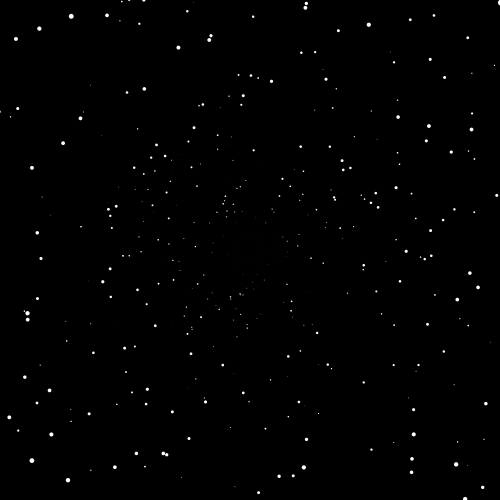
Frame 1 (no input)
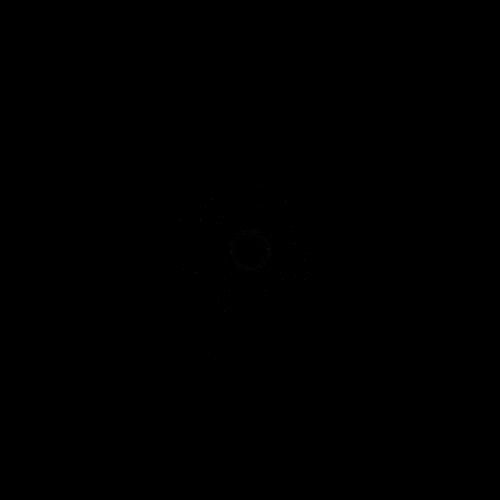
Frame 60 (the mouse pressed at the canvas centre just before this capture)
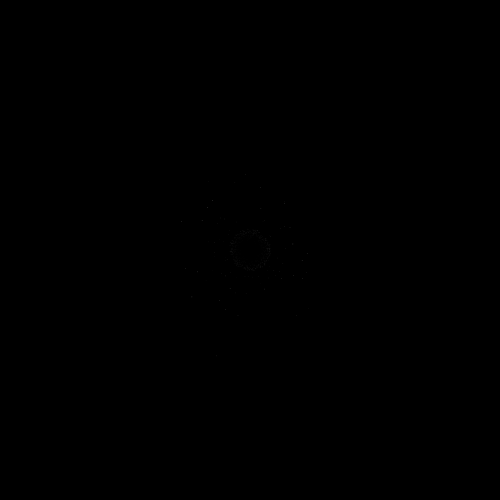
Frame 120 (the mouse held since frame 60 and released just before this capture)

The Processing sketch that drew these frames (run headless with seeded random() and noise(); from frame 60 on, the mouse is pressed at the canvas centre):

// Processing sketch: processing_42891
// ── processing_42891.pde

//declaration
Ball myBall;
int timer = 0;
Boolean screenSaver = true;
//moving balls with oop

int NUM_BALLS = 600;

//create an empty array
//called myBalls
//that contain NUM_BALLS objects of
//the class Ball
Ball[] myBalls = new Ball[NUM_BALLS];

void setup()
{
  size(500, 500);
  smooth();
  noStroke();
  background(0);
  

  //create an instance
  /*
  myBall = new Ball();
  myBall2 = new Ball();
  myBall2.speedX = -1;
  */

  //population

  for (int i = 0; i<NUM_BALLS;i++)
  {
    rotate(random(2*PI));
    myBalls[i] = new Ball();
    myBalls[i].posX = random(0,width-102);
    myBalls[i].posY = random(0,16);
    myBalls[i].myDiameter = myBalls[i].posX/180.0;
    myBalls[i].speedX = myBalls[i].posX/10.0;
    myBalls[i].update();
  }


  
}

void draw()
{
  //if (screenSaver)
  //{
    background(0);
  //}
  fill(255);
  //myBalls[i].myDiameter = 3 + myBalls[i].posX/180.0;
  //myBalls[i].speedX = 1 + myBalls[i].posX/140.0;
  
  //myBall.update();
  

  //cos waves
  /*
  for(int i = 0; i<NUM_BALLS;i++)
   {
   myBalls[i].update();
   myBalls[i].posY += cos(frameCount/20.0);
   }
   */
   

  for (int i = 0; i<NUM_BALLS;i++)
  {
    pushMatrix();
      translate(250,250);
      rotate(i);
      myBalls[i].myDiameter = (1 + myBalls[i].posX/80.0) * (2 + myBalls[i].posY)/16.0;
      myBalls[i].speedX = ((mouseX+mouseY-500)/100.0)*(.1 + myBalls[i].posX/140.0)*((myBalls[i].posY+4)/8.0);
      myBalls[i].alphaChannel = (myBalls[i].posX*myBalls[i].posX)/10.0;
      myBalls[i].update();
      
    popMatrix();
  }
  
  //object.method
  /*fill(255);
   myBall.posY = 250 + 100*cos(frameCount/20.0);
   myBall2.posY = 250 + 100*sin(frameCount/20.0);
   myBall.update();
   fill(255,0,0);
   myBall2.update();
   */
  
  /*
  if ((mouseX != pmouseX) | (mouseY != pmouseY))
  {
   background(255);
   screenSaver = false;
   timer = 0;
  }
  timer += 1;
  if (timer > 120)
  {
   screenSaver = true; 
  }
  */
}

class Ball
{
  //properties
  float myDiameter = 10;
  float posX = 250;
  float posY = 250;
  float speedX = 1;
  float alphaChannel = 255;

  //method
  void update()
  {
    if (alphaChannel > 255){
    alphaChannel = 255;
    }
    fill(255,255,255,alphaChannel);
    ellipse(posX, posY, myDiameter, myDiameter);
    posX += speedX;
    if (posX > (width-100))
    {
      posX = - myDiameter/2.0;
    }
  }
  
}
